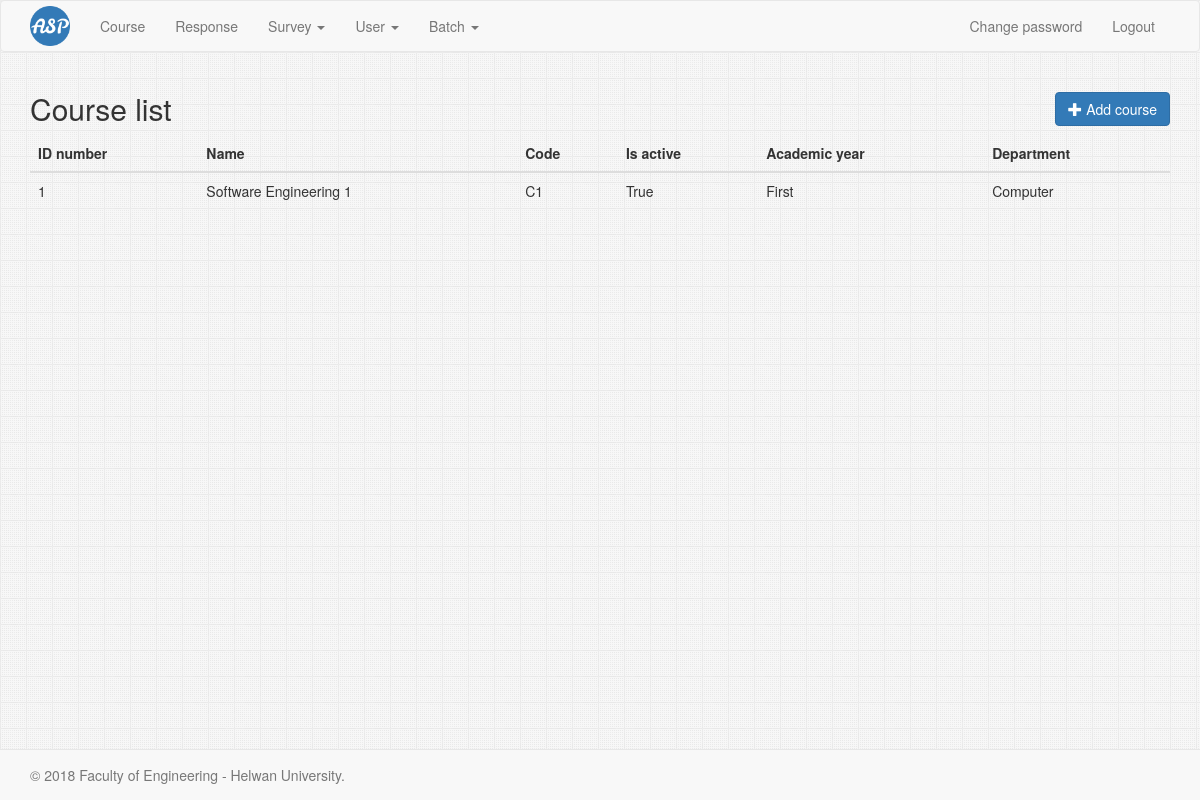
/course/list (signed in), run on an earlier commit of the app's database.
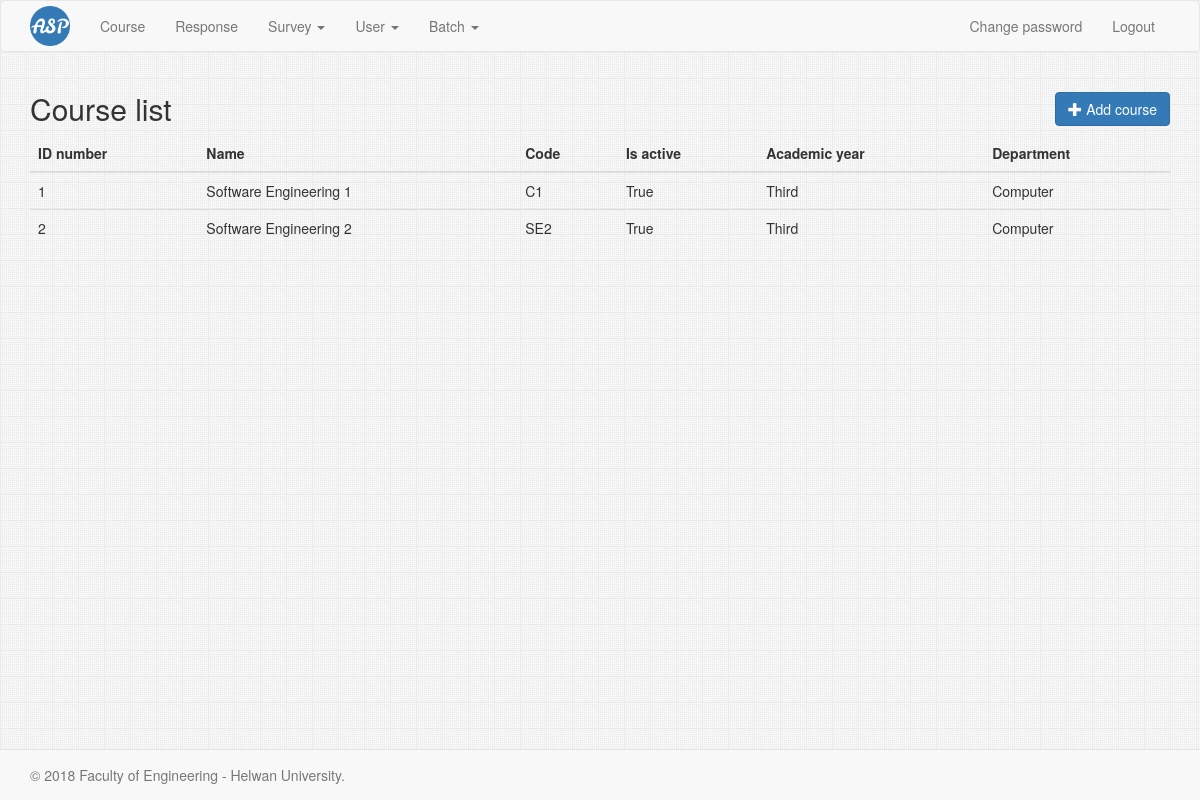
And on a later commit of the database.
### Course/models.py (models this page shows, shortened)
class Course(models.Model):
    name = models.CharField(
        max_length=200,
    )
    code = models.CharField(
        max_length=200,
    )
    department = models.ForeignKey(
        Department,
        on_delete=models.CASCADE,
        related_name='courses',
    )
    academic_year = models.ForeignKey(
        AcademicYear,
        on_delete=models.CASCADE,
        related_name='courses',
    )
    is_active = models.BooleanField(
        default=True,
    )

### AcademicYear/models.py (models this page shows)
class AcademicYear(models.Model):
    year = models.CharField(
        max_length=2,
        choices=YEAR_CHOICES,
        default=PREPARATORY,
        unique=True,
    )
    def __str__(self):
        return dict(YEAR_CHOICES).get(self.year)

### Department/models.py (models this page shows)
class Department(models.Model):
    name = models.CharField(
        max_length=200,
        unique=True,
    )
    def __str__(self):
        return self.name

### Course/views.py (the view)
@method_decorator([login_required, admin_required], name='dispatch')
class CourseList(ListView):
    model = Course
    template_name = 'Course/course_list.html'

### Course/templates/Course/course_list.html (shortened to what this page needs)
{% extends 'base.html' %}
{% block content %}
    <h2>
        Course list
        <a href="{% url 'course:create' %}" class="btn btn-primary pull-right">
            <span class="glyphicon glyphicon-plus"></span> Add course
        </a>
    </h2>
    <table class="table table-hover">
        <thead>
        <tr>
            <th>ID number</th>
            <th>Name</th>
            <th>Code</th>
            <th>Is active</th>
            <th>Academic year</th>
            <th>Department</th>
        </tr>
        </thead>
        <tbody data-link="row" class="rowlink">
        {% for course in course_list %}
            <tr>
                <td><a href="{% url 'course:read' course.id %}">{{ course.id }}</a></td>
                <td>{{ course.name }}</td>
                <td>{{ course.code }}</td>
                <td>{{ course.is_active }}</td>
                <td>{{ course.academic_year }}</td>
                <td>{{ course.department }}</td>
            </tr>
        {% empty %}
            <tr>
                <td colspan="6" class="text-center">No result</td>
            </tr>
        {% endfor %}
        </tbody>
    </table>
{% endblock %}

What changed in the data, as far as the page shows it:
changed Course "Software Engineering 1": academic_year "First" → "Third"
added Course: id "2", name "Software Engineering 2", code "SE2", is_active "True", academic_year "Third", department "Computer"
